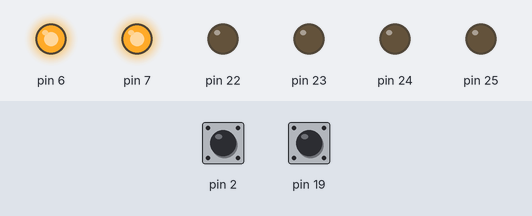
Bench run of a sketch on a simulated Arduino Mega 2560, built with avr-gcc and run on an emulated ATmega2560. Parts: output pins drawn as LEDs (lit = HIGH). The test bench sets the inputs (shaded band); at power-on: pin 2 HIGH, pin 19 HIGH. The ROS host is connected and sends only what is stated.

Above: at 0.2 s.
Timing chart, 0 to 1.7 s (numbered marks = the images above):
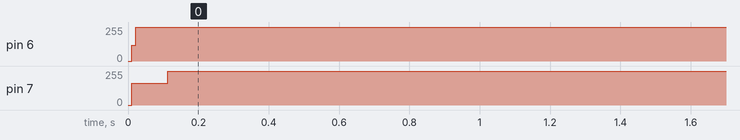

The sketch:

task3_PID.ino
```cpp
#include <ros.h>
#include <ros/time.h>
#include<geometry_msgs/Vector3.h>
#include <geometry_msgs/Twist.h>
#include "motion.c"
#include "interrupt.c"
#include <PID_v1.h>

double input[2] = {0.22,0.22};
double output[2] = {120,120};
double setpoint[2] = {0.29,0.29};
double Kp[2] = {512,512};
double Ki[2] = {1024,1024};
double Kd[2] = {0,0};

PID PID_Left(&input[0], &output[0], &setpoint[0], Kp[0], Ki[0], Kd[0], DIRECT);
PID PID_Right(&input[1], &output[1], &setpoint[1], Kp[1], Ki[1], Kd[1], DIRECT);

volatile long left_count = 0;
volatile long right_count = 0;
volatile bool right_chB;
volatile bool left_chB;

long _currentLeftcount=0,_currentRightcount=0;
long _previousLeftcount=0,_previousRightcount=0;
int deltaLeft=0,deltaRight=0;
double current_time,last_time,dt;
double dist_per_count = 0.0005;
float v_left=0,v_right=0;

ros::NodeHandle  encoder;

geometry_msgs::Vector3 msg;
ros::Publisher chatter("right",&msg);

ISR(INT2_vect){
  left_chB = PIND & 0x08;
  left_count -= left_chB ? -1 : +1;
}

ISR(INT4_vect){
  right_chB = PINE & 0x20;
  right_count += right_chB ? -1 : +1;
}

void callback(const geometry_msgs::Vector3& msg){
  stp();
  setpoint[0] = abs(msg.x);
  setpoint[1] = abs(msg.y);
  if(msg.x>0)
    PORTA |= 0x02;
  else if(msg.x<0)
    PORTA |= 0x01;
  if(msg.y>0)
    PORTA |= 0x04;
  else if(msg.y<0)
    PORTA |= 0x08;
}

ros::Subscriber<geometry_msgs::Vector3> sub("motor_vel", callback);

void setup() {
  encoder.initNode();
  encoder.advertise(chatter);
  encoder.subscribe(sub);
  delay(10);
  cli();
  motion_pin_config();
  timer4_init();
  encoder_pin_config();
  encoder_interrupt_init();
  sei();
  PID_Left.SetOutputLimits(0,255);
  PID_Left.SetSampleTime(100);
  PID_Left.SetMode(AUTOMATIC);
  PID_Right.SetOutputLimits(0,255);
  PID_Right.SetSampleTime(100);
  PID_Right.SetMode(AUTOMATIC);
}

void loop() {
  if(PID_Left.Compute() || PID_Right.Compute()){
    //velocity(output[0],output[1]);
    OCR4BL = output[0];
    OCR4AL = output[1];
    compute_velocity();
    msg.x = right_count;
    msg.y = left_count;
    //msg.z = PID_Right.GetKp();
    chatter.publish(&msg);
    encoder.spinOnce();
  }
  delay(10);
}

void compute_velocity(){
      current_time = millis();
      _currentLeftcount = left_count;
      _currentRightcount = right_count;

      deltaLeft = _currentLeftcount - _previousLeftcount;
      deltaRight = _currentRightcount - _previousRightcount;
      dt = (current_time - last_time)/1000;

      v_left = (deltaLeft*dist_per_count)/(dt);
      v_right = (deltaRight*dist_per_count)/dt;

      input[0] = abs(v_left);
      input[1] = abs(v_right);

      last_time = current_time;
      _previousLeftcount = _currentLeftcount;
      _previousRightcount = _currentRightcount;
    }
```

interrupt.c
```cpp
#include <avr/interrupt.h>

void encoder_pin_config(){
	DDRE  = DDRE & 0xCF;	//Set the direction of PE4 & PE5 pin as input
	PORTE = PORTE | 0x30;	//Enable internal pull-up for PE4 & PE5 pin
	DDRD = DDRD & 0xF3;	//Set the direction of PD2 & PD3 pin as input
	PORTD = PORTD | 0x0C;	//Enable internal pull-up for PD2 & PD3 pin
}

void encoder_interrupt_init(){
	EICRA = EICRA | 0x30; 	// INT2(left enc) is set to trigger with rising edge
	EICRB = EICRB | 0x03; 	// INT4(right enc) is set to trigger with rising edge
	EIMSK = EIMSK | 0x14; 	// Enable Interrupt INT2 & INT4
}
```

motion.c
```cpp
#include <avr/io.h>
//#include <avr/interrupt.h>
//#include <util/delay.h>

//Function to configure ports to enable robot's motion
void motion_pin_config (void)
{
	DDRA = DDRA | 0x0F;
	PORTA = PORTA & 0xF0;
	DDRH = DDRH | 0x18;   //Setting PH3 and PH4 pins as output for PWM generation
	PORTH = PORTH | 0x18; //PH3 and PH4 pins are for velocity control using PWM.
}


// Timer 4 initialized in PWM mode for velocity control
// Prescale:256
// PWM 8bit fast, TOP=0x00FF
// Timer Frequency:225.000Hz
void timer4_init()
{
	TCCR4B = 0x00;	//Stop
	TCNT4H = 0xFF;	//Counter higher 8-bit value to which OCR5xH value is compared with
	TCNT4L = 0x00;	//Counter lower 8-bit value to which OCR5xH value is compared with
	OCR4AH = 0x00;	//Output compare register high value for Left Motor
	OCR4AL = 0xFF;	//Output compare register low value for Left Motor
	OCR4BH = 0x00;	//Output compare register high value for Right Motor
	OCR4BL = 0xFF;	//Output compare register low value for Right Motor
	OCR4CH = 0x00;	//Output compare register high value for Motor C1
	OCR4CL = 0xFF;	//Output compare register low value for Motor C1
	TCCR4A = 0xA9;	/*{COM4A1=1, COM4A0=0; COM4B1=1, COM4B0=0; COM4C1=1 COM4C0=0}
 					  For Overriding normal port functionality to OCRnA outputs.
				  	  {WGM41=0, WGM40=1} Along With WGM42 in TCCR4B for Selecting FAST PWM 8-bit Mode*/

	TCCR4B = 0x0B;	//WGM12=1; CS12=0, CS11=1, CS10=1 (Prescaler=64)
}

// Function for robot velocity control
void velocity(unsigned char left_motor, unsigned char right_motor)
{
	OCR4AL = right_motor;
	OCR4BL = left_motor;
}

//Function used for setting motor's direction
void motion_set (unsigned char Direction)
{
	unsigned char PortARestore = 0;
	Direction &= 0x0F; 			// removing upper nibbel as it is not needed
	PortARestore = PORTA; 			// reading the PORTA's original status
	PortARestore &= 0xF0; 			// setting lower direction nibbel to 0
	PortARestore |= Direction; 		// adding lower nibbel for direction command and restoring the PORTA status
	PORTA = PortARestore; 			// setting the command to the port
}


void forward (void) //both wheels forward
{
  motion_set(0x06);
}

void back (void) //both wheels backward
{
  motion_set(0x09);
}

void left (void) //Left wheel backward, Right wheel forward
{
  motion_set(0x05);
}

void right (void) //Left wheel forward, Right wheel backward
{
  motion_set(0x0A);
}

void soft_left (void) //Left wheel stationary, Right wheel forward
{
 motion_set(0x04);
}

void soft_right (void) //Left wheel forward, Right wheel is stationary
{
 motion_set(0x02);
}

void soft_left_2 (void) //Left wheel backward, right wheel stationary
{
 motion_set(0x01);
}

void soft_right_2 (void) //Left wheel stationary, Right wheel backward
{
 motion_set(0x08);
}

void stp (void)
{
  motion_set(0x00);
}
```

Measured:
- by itself, pin 6: 0/255 → 255/255 at 0.01 s
- by itself, pin 7: 0/255 → 163/255 at 0.01 s, → 255/255 0.10 s later
